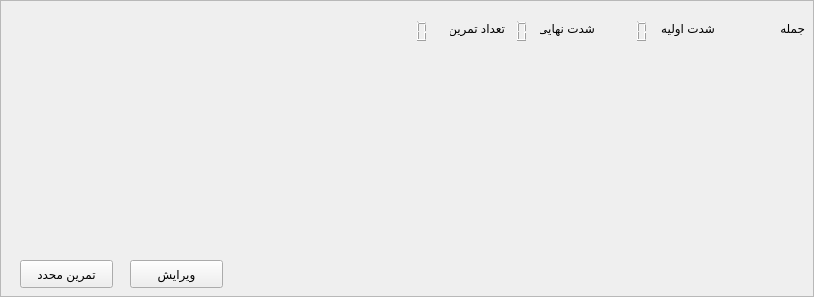
         <widget class="QFrame" name="frame_14">
          <property name="frameShape">
           <enum>QFrame::StyledPanel</enum>
          </property>
          <property name="frameShadow">
           <enum>QFrame::Raised</enum>
          </property>
          <widget class="QLabel" name="label_28">
           <property name="geometry">
            <rect>
             <x>750</x>
             <y>20</y>
             <width>55</width>
             <height>16</height>
            </rect>
           </property>
           <property name="text">
            <string>جمله</string>
           </property>
          </widget>
          <widget class="QLabel" name="label_31">
           <property name="geometry">
            <rect>
             <x>660</x>
             <y>20</y>
             <width>55</width>
             <height>16</height>
            </rect>
           </property>
           <property name="text">
            <string>شدت اولیه</string>
           </property>
          </widget>
          <widget class="QLabel" name="label_32">
           <property name="geometry">
            <rect>
             <x>540</x>
             <y>20</y>
             <width>55</width>
             <height>16</height>
            </rect>
           </property>
           <property name="text">
            <string>شدت نهایی</string>
           </property>
          </widget>
          <widget class="QLabel" name="label_33">
           <property name="geometry">
            <rect>
             <x>450</x>
             <y>20</y>
             <width>55</width>
             <height>16</height>
            </rect>
           </property>
           <property name="text">
            <string>تعداد تمرین</string>
           </property>
          </widget>
          <widget class="QPushButton" name="btnrestart">
           <property name="geometry">
            <rect>
             <x>20</x>
             <y>260</y>
             <width>93</width>
             <height>28</height>
            </rect>
           </property>
           <property name="text">
            <string>تمرین محدد</string>
           </property>
          </widget>
          <widget class="QPushButton" name="btnedit">
           <property name="geometry">
            <rect>
             <x>130</x>
             <y>260</y>
             <width>93</width>
             <height>28</height>
            </rect>
           </property>
           <property name="text">
            <string>ویرایش</string>
           </property>
          </widget>
          <widget class="QLCDNumber" name="lcdNumber">
           <property name="geometry">
            <rect>
             <x>590</x>
             <y>20</y>
             <width>64</width>
             <height>23</height>
            </rect>
           </property>
           <property name="styleSheet">
            <string notr="true"/>
           </property>
           <property name="frameShape">
            <enum>QFrame::NoFrame</enum>
           </property>
          </widget>
          <widget class="QLCDNumber" name="lcdNumber_2">
           <property name="geometry">
            <rect>
             <x>470</x>
             <y>20</y>
             <width>64</width>
             <height>23</height>
            </rect>
           </property>
           <property name="frameShape">
            <enum>QFrame::NoFrame</enum>
           </property>
          </widget>
          <widget class="QLCDNumber" name="lcdNumber_3">
           <property name="geometry">
            <rect>
             <x>370</x>
             <y>20</y>
             <width>64</width>
             <height>23</height>
            </rect>
           </property>
           <property name="frameShape">
            <enum>QFrame::NoFrame</enum>
           </property>
           <property name="digitCount">
            <number>5</number>
           </property>
           <property name="value" stdset="0">
            <double>0.000000000000000</double>
           </property>
           <property name="intValue" stdset="0">
            <number>0</number>
           </property>
          </widget>
         </widget>
